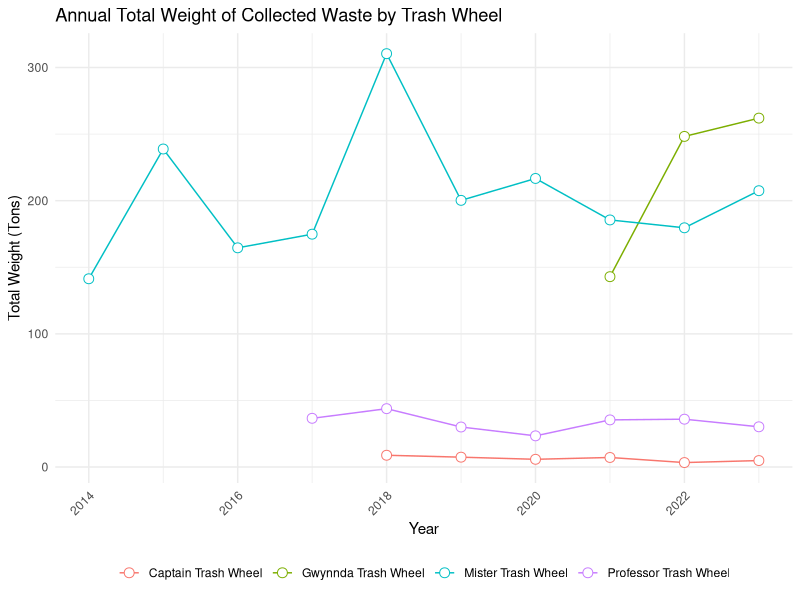
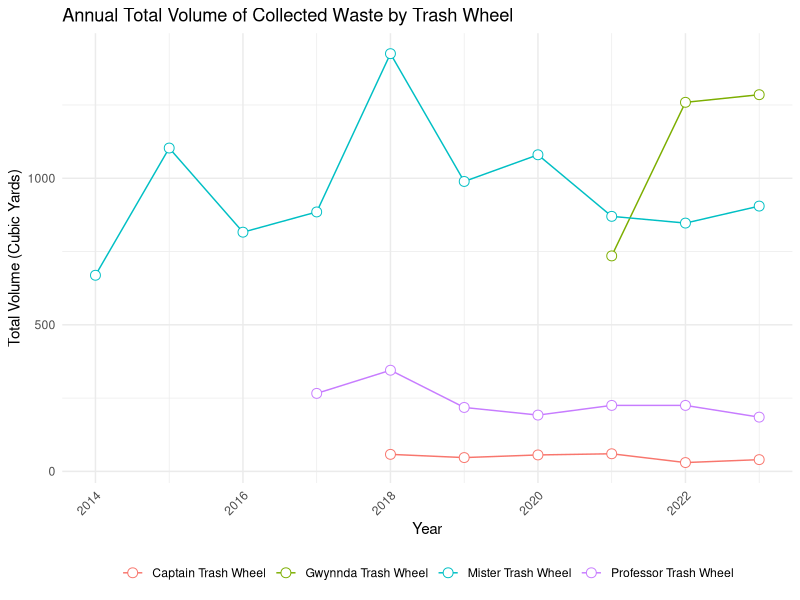
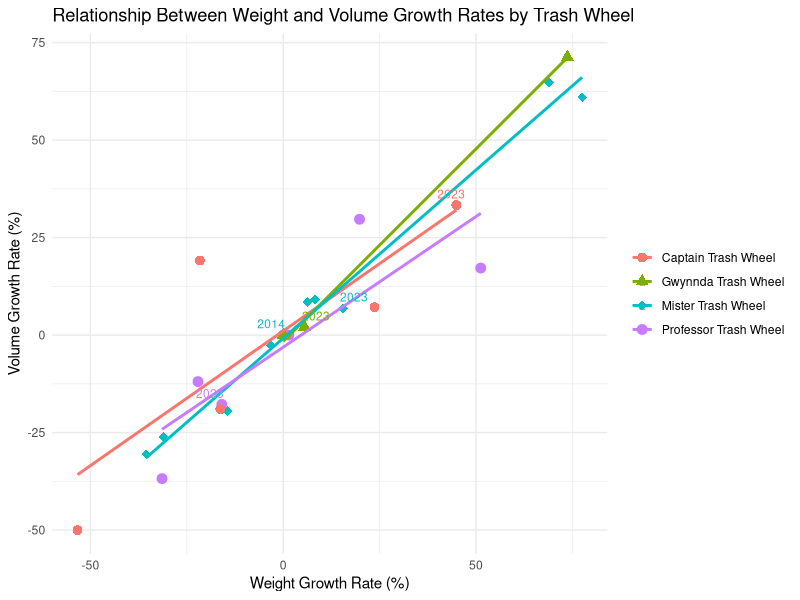
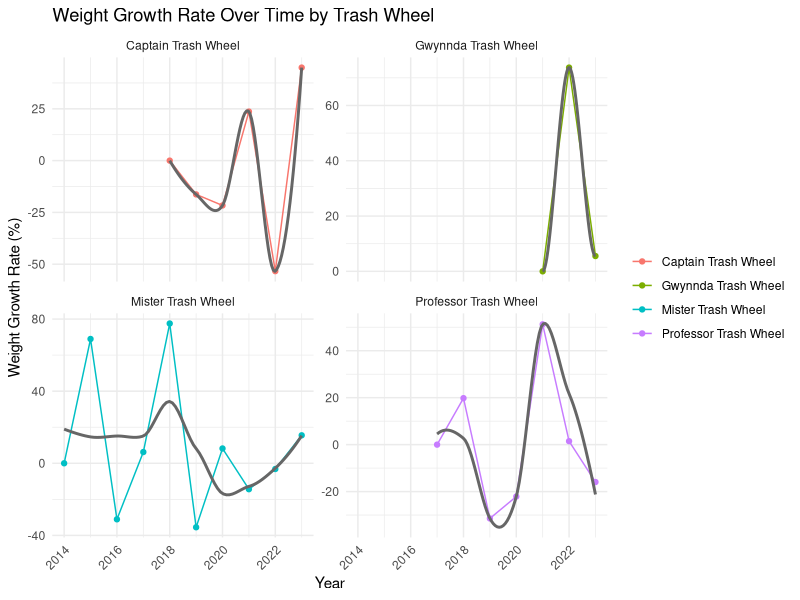
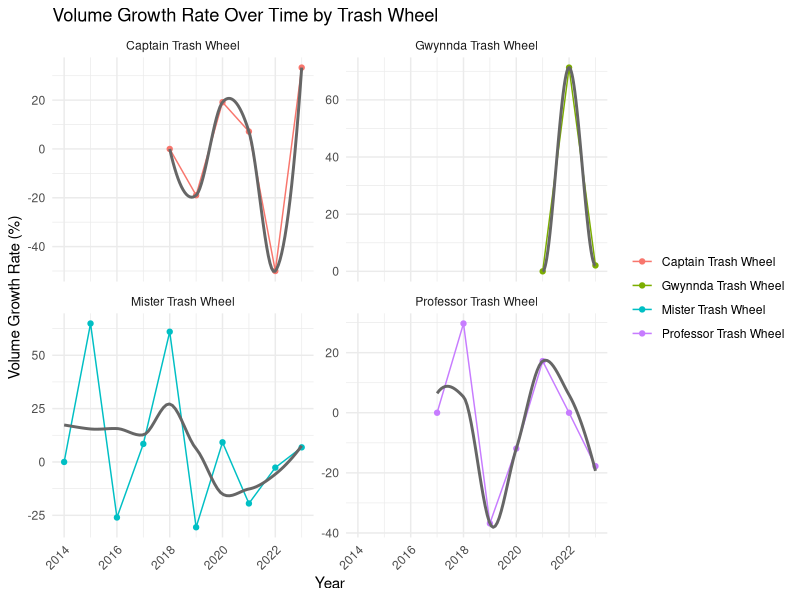
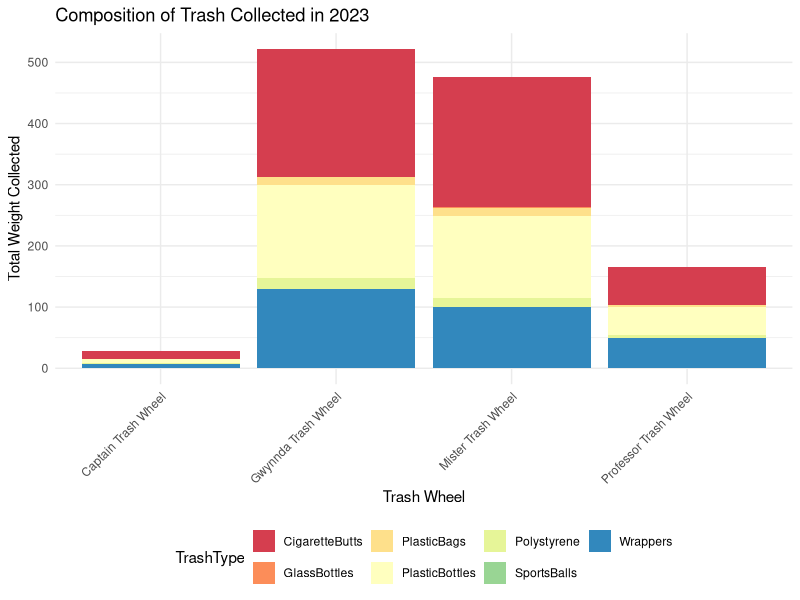

Reproduce these figures in R, in order.
## ---- chunk 1
library(dplyr)
library(lubridate)
library(ggplot2)
library(tidyr)

# Read the CSV file
trashwheel_data <- read.csv("trashwheel.csv")
## ---- chunk 2
#  Data segmentation by Trash Wheel by Year
trashwheel_segments <- trashwheel_data %>%
  group_by(Name, Year) %>%
  summarise(
    TotalWeight = sum(Weight, na.rm = TRUE),
    TotalVolume = sum(Volume, na.rm = TRUE)
  )
trashwheel_segments
## ---- chunk 3
# Time-Series Analysis: Performance of each Trash Wheel over time
ggplot(trashwheel_segments, aes(x = Year, y = TotalWeight, group = Name, color = Name)) +
  geom_line() +
  geom_point(size = 3, shape = 21, fill = "white") + # Using filled points for better visibility
  theme_minimal() +
  labs(title = "Annual Total Weight of Collected Waste by Trash Wheel",
       x = "Year", y = "Total Weight (Tons)") +
  theme(legend.title = element_blank(), # Removing the legend title for clarity
        legend.position = "bottom", # Positioning legend at the bottom for easy comparison
        axis.text.x = element_text(angle = 45, hjust = 1)) 

ggplot(trashwheel_segments, aes(x = Year, y = TotalVolume, group = Name, color = Name)) +
  geom_line() +
  geom_point(size = 3, shape = 21, fill = "white") + # Using filled points for better visibility
  theme_minimal() +
  labs(title = "Annual Total Volume of Collected Waste by Trash Wheel",
       x = "Year", y = "Total Volume (Cubic Yards)") +
  theme(legend.title = element_blank(), # Removing the legend title for clarity
        legend.position = "bottom", # Positioning legend at the bottom for easy comparison
        axis.text.x = element_text(angle = 45, hjust = 1)) 
## ---- chunk 4
# Calculating Yearly Performance Growth Rate
trashwheel_segments <- trashwheel_segments %>%
  group_by(Name) %>%
  arrange(Year) %>%
  mutate(
    WeightGrowthRate = (TotalWeight / lag(TotalWeight) - 1) * 100, # Growth weight rate 
    VolumeGrowthRate = (TotalVolume / lag(TotalVolume) - 1) * 100 # Growth volume rate 
  ) %>% 
  replace_na(list(WeightGrowthRate = 0, VolumeGrowthRate = 0)) %>%  # means that at the time when a trash wheel start to be used, we set the intial value for the rate equals to 0. 
  arrange(desc(WeightGrowthRate), desc(VolumeGrowthRate))
trashwheel_segments
## ---- chunk 5
library(ggplot2)
library(dplyr)
library(ggrepel)

# Assigning unique shapes to each Trash Wheel
shapes <- c(16, 17, 18, 19) # Circle, Triangle, Square, Diamond

ggplot(trashwheel_segments, aes(x = WeightGrowthRate, y = VolumeGrowthRate, color = Name)) +
  geom_point(aes(shape = Name), size = 3) + 
  geom_smooth(method = "lm", se = FALSE) +
  geom_text_repel(aes(label = if_else(Year == max(Year) | Year == min(Year), as.character(Year), "")),
                  nudge_y = 0.05, size = 3, 
                  segment.color = 'grey50') + # Add labels to first and last years for clarity
  scale_shape_manual(values = shapes) + # Apply the shapes
  theme_minimal() +
  labs(title = "Relationship Between Weight and Volume Growth Rates by Trash Wheel",
       x = "Weight Growth Rate (%)", y = "Volume Growth Rate (%)") +
  theme(legend.title = element_blank()) 
## ---- chunk 6
library(ggplot2)

# Plotting Weight Growth Rate over Time for each Trash Wheel
ggplot(trashwheel_segments, aes(x = Year, y = WeightGrowthRate, group = Name)) +
  geom_line(aes(color = Name)) +
  geom_point(aes(color = Name)) +
  geom_smooth(se = FALSE, method = "loess", color = "gray40") + # Add a smooth trend line
  facet_wrap(~Name, scales = "free_y") + # Faceting by Trash Wheel
  theme_minimal() +
  labs(title = "Weight Growth Rate Over Time by Trash Wheel",
       x = "Year", y = "Weight Growth Rate (%)") +
  theme(legend.title = element_blank() , 
        axis.text.x = element_text(angle = 45, hjust = 1))

# Plotting Volume Growth Rate over Time for each Trash Wheel
ggplot(trashwheel_segments, aes(x = Year, y = VolumeGrowthRate, group = Name)) +
  geom_line(aes(color = Name)) +
  geom_point(aes(color = Name)) +
  geom_smooth(se = FALSE, method = "loess", color = "gray40") + # Add a smooth trend line
  facet_wrap(~Name, scales = "free_y") + # Faceting by Trash Wheel
  theme_minimal() +
  labs(title = "Volume Growth Rate Over Time by Trash Wheel",
       x = "Year", y = "Volume Growth Rate (%)") +
  theme(legend.title = element_blank(), 
        axis.text.x = element_text(angle = 45, hjust = 1))
## ---- chunk 7
# Filter data for the most recent year
latest_year <- max(trashwheel_data$Year)
latest_year_data <- trashwheel_data %>%
  filter(Year == latest_year)

# Melt the data to long format for ggplot
composition_data_long <- latest_year_data %>%
  select(Name, PlasticBottles, Polystyrene, CigaretteButts, GlassBottles, PlasticBags, Wrappers, SportsBalls) %>%
  gather(key = "TrashType", value = "Quantity", -Name) %>%
  group_by(Name, TrashType) %>%
  summarise(Quantity = sum(Quantity, na.rm = TRUE)) %>%
  ungroup()

ggplot(composition_data_long, aes(x = Name, y = Quantity, fill = TrashType)) + 
  geom_bar(stat = "identity", position = "stack") +
  theme_minimal() +
  theme(
    axis.text.x = element_text(angle = 45, hjust = 1),
    legend.position = "bottom" 
  ) +
  labs(title = paste("Composition of Trash Collected in", latest_year), 
       x = "Trash Wheel",
       y = "Total Weight Collected") +
  scale_fill_brewer(palette = "Spectral") + 
  scale_y_continuous(labels = scales::comma_format(scale = 1e-3))
